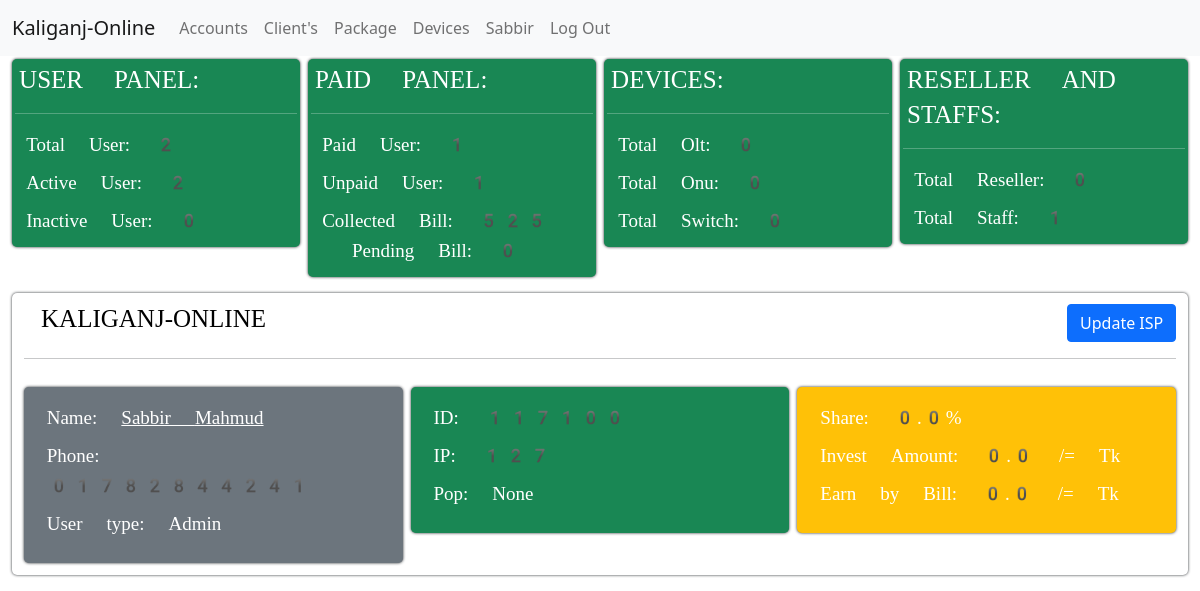
The page /inside/ (signed in) on the database its author committed.
### apps/core/models.py (models this page shows, shortened)
class Isp_info(models.Model):
    name = models.CharField(max_length=200)
    address = models.CharField(max_length=200)
    phone = models.CharField(max_length=200)
    email = models.EmailField(max_length=200)
    website = models.URLField(max_length=200)

### apps/users/models.py (models this page shows, shortened)
class User(AbstractBaseUser):
    genders = (
        ('Male', 'Male'),
        ('Female', 'Female'),
        ('Others', 'Others'),
    )
    first_name = models.CharField(max_length=245)
    last_name = models.CharField(max_length=245)
    gender = models.CharField(max_length=245, choices=genders)
    email = models.EmailField(max_length=245, unique=True)
    phone = models.CharField(max_length=13, unique=True)
    nid = models.CharField(max_length=13, unique=True)
    timestamp = models.DateTimeField(auto_now_add=True)
    is_active = models.BooleanField(default=True)
    client = models.BooleanField(default=True)
    reseller = models.BooleanField(default=False)
    owner = models.BooleanField(default=False)
    worker = models.BooleanField(default=False)
    staff = models.BooleanField(default=False)
    admin = models.BooleanField(default=False)
    USERNAME_FIELD = 'email'
    REQUIRED_FIELDS = []
    object = UserManager()

class Owners(models.Model):
    choice_status = (('Active', 'Active'), ('Inactive', 'Inactive'))
    user = models.OneToOneField(User, on_delete=models.CASCADE)
    status = models.CharField(max_length=245, choices=choice_status)
    address = models.CharField(max_length=245)
    invest_amount = models.FloatField(default=0)
    commission = models.FloatField(default=0)

### apps/clients/models.py (models this page shows, shortened)
class Clients(models.Model):
    choice_status = (('Active', 'Active'), ('Inactive', 'Inactive'))
    user = models.OneToOneField(User, on_delete=models.CASCADE)
    client_id = models.IntegerField(unique=True)
    ip_username = models.CharField(max_length=20,
                                   unique=True,
                                   null=True,
                                   blank=True,
                                   verbose_name='IP/Username')
    address = models.CharField(max_length=100)
    olt_details = models.OneToOneField(Olt,
                                       on_delete=models.CASCADE,
                                       null=True,
                                       blank=True)
    onu_details = models.OneToOneField(Onu,
                                       on_delete=models.CASCADE,
                                       null=True,
                                       blank=True)
    switch_details = models.OneToOneField(Switch,
                                          on_delete=models.CASCADE,
                                          null=True,
                                          blank=True)
    router_details = models.OneToOneField(Router,
                                          on_delete=models.CASCADE,
                                          null=True,
                                          blank=True)
    package_details = models.ForeignKey(Package,
                                        on_delete=models.CASCADE,
                                        null=True,
                                        blank=True)
    pop_details = models.ForeignKey(Pop,
                                    on_delete=models.CASCADE,
                                    null=True,
                                    blank=True)
    status = models.CharField(max_length=100,
                              default='Active',
                              choices=choice_status)
    paid = models.BooleanField(default=False)
    reseller = models.ForeignKey(
        Resellers, on_delete=models.CASCADE, null=True, blank=True)
    date = models.DateTimeField(auto_now_add=True)

### apps/clients/decorators.py (the view)
    def wrapper_func(request, *args, **kwargs):
        if request.user.client == True:
            return redirect('user_dashboard')
        if request.user.worker == True:
            return redirect('client-show')
        if request.user.reseller == True:
            return redirect('reseller_dashboard')
        if request.user.owner == True:
            return view_func(request, *args, **kwargs)
        if request.user.admin == True:
            return view_func(request, *args, **kwargs)

### apps/core/templates/core/inside.html
{% extends 'core/base.html' %}
{% block content %}
<div class="container-fluid">
    <div class="row row-cols-1 row-cols-lg-4 g-2">
        <div class="col">
            <div class="bg-success user-panel">
                <h1 class="text-white">User Panel:</h1>
                <hr class="text-white" />
                <h3 class="text-white">Total User: {{count}}</h3>
                <h3 class="text-white">Active User: {{active}}</h3>
                <h3 class="text-white">Inactive User: {{inactive}}</h3>
            </div>
        </div>
        <div class="col">
            <div class="bg-success user-panel">
                <h1 class="text-white">Paid Panel:</h1>
                <hr class="text-white" />
                <h3 class="text-white">Paid User: {{paid_count}}</h3>
                <h3 class="text-white">Unpaid User: {{unpaid_count}}</h3>
                <h3 class="text-white">Collected Bill: {{collectedBill}} <span>Pending Bill:
                        {{pendingbill}}</span>
                </h3>
            </div>
        </div>
        <div class="col">
            <div class="bg-success user-panel">
                <h1 class="text-white">Devices:</h1>
                <hr class="text-white" />
                <h3 class="text-white">Total Olt: {{total_olt}}</h3>
                <h3 class="text-white">Total Onu: {{total_onu}}</h3>
                <h3 class="text-white">Total Switch: {{total_switch}}</h3>
            </div>
        </div>
        <div class="col">
            <div class="bg-success user-panel">
                <h1 class="text-white">Reseller And Staffs:</h1>
                <hr class="text-white" />
                <h3 class="text-white">Total Reseller: {{reseller_count}}</h3>
                <h3 class="text-white">Total Staff: {{staff_count}}</h3>
            </div>
        </div>
    </div>
    <div class="user-profile-wrapper mt-3 mb-5">
        <div class="d-flex justify-content-between align-items-center">
            <h1>{{isp_info.name}}</h1>
            {% if request.user.admin %}
            <a class="btn btn-primary" href="{% url 'updateInfo' isp_info.id %}">Update ISP</a>
            {% endif %}
        </div>
        <hr>
        <div class="row row-cols-1 row-cols-lg-3 g-2 mt-3">
            <div class="col">
                <div class="user-panel bg-secondary rounded-3 p-3">
                    <h3 class="text-white">Name: <a class="text-white" href="{% url 'owner-list' %}">
                            {{request.user.first_name}} {{request.user.last_name}}</a>
                    </h3>
                    <h3 class="text-white">Phone: {{request.user.phone}}</h3>
                    <h3 class="text-white"> User type:
                        {% if request.user.admin %}
                        Admin
                        {% elif request.user.owner %}
                        Owner
                        {% endif %}
                    </h3>
                </div>
            </div>
            <div class="col">
                <div class="user-panel bg-success rounded-3 p-3">
                    <h3 class="text-white">ID: {{request.user.clients.client_id}}</h3>
                    <h3 class="text-white">IP: {{request.user.clients.ip_username}}</h3>
                    <h3 class="text-white">Pop: {{request.user.clients.pop_details}}</h3>
                </div>
            </div>
            <div class="col">
                <div class="user-panel bg-warning rounded-3 p-3">
                    <h3 class="text-white">Share: {{request.user.owners.commission}}%</h3>
                    <h3 class="text-white">Invest Amount: {{request.user.owners.invest_amount}} /= Tk</h3>
                    <h3 class="text-white">Earn by Bill: {{profit_amount}} /= Tk</h3>
                </div>
            </div>
        </div>
    </div>
</div>
{% endblock content %}

### apps/core/templates/core/base.html (shortened to what this page needs)
{% load static %}
<!DOCTYPE html>
<html lang="en">
<head>
  <link href="https://cdn.jsdelivr.net/npm/bootstrap@5.0.2/dist/css/bootstrap.min.css" rel="stylesheet">
  <link rel="stylesheet" href="{% static 'core/main.css' %}">
</head>
<body>
  <nav class="navbar navbar-expand-lg navbar-light bg-light">
    <div class="container-fluid">
      <a class="navbar-brand" href="{% url 'inside' %}">{{isp_info.name}}</a>
      <div class="collapse navbar-collapse" id="navbarNav">
        <ul class="navbar-nav">
          {% if request.user.owner %}
          <li class="nav-item">
            <a class="nav-link" href="{% url 'account-dashboard' %}">Accounts</a>
          </li>
          {% endif %}
          {% block navbar %}
          <li class="nav-item">
            <a class="nav-link" href="{% url 'client-show' %}">Client's</a>
          </li>
          <li class="nav-item">
            <a class="nav-link" href="{% url 'package-show' %}">Package</a>
          </li>
          <li class="nav-item">
            <a class="nav-link" href="{% url 'devicesInfo' %}">Devices</a>
          </li>
          {% endblock navbar %}
          <li class="nav-item">
            <a class="nav-link" href="{% url 'user_dashboard' %}">{{request.user.first_name}}</a>
          </li>
          <li class="nav-item">
            <a class="nav-link" href="{% url 'client_logout' %}">Log Out</a>
          </li>
        </ul>
      </div>
    </div>
  </nav>
  {% block content %}{% endblock content %}
</body>
</html>

### static/core/main.css (style rules this page uses)
.user-panel { box-shadow: 0px 0px 3px 0px; border-radius: 5px; margin-top: 1%; margin-left: 0%; padding: 1%; }
.user-panel h1 { font-size: 25px; text-transform: uppercase; color: black; line-height: 35px; margin-left: 1.5%; font-family: emoji; }
.user-panel h3 { font-size: 19px; line-height: 30px; font-family: emoji; color: #000000ad; margin-left: 4%; }
.user-panel h3 span { margin-left: 11%; }
.user-profile-wrapper { box-shadow: 0px 0px 3px 0px; margin-top: 1%; border-radius: 5px; padding: 1%; margin-bottom: 1%; }
.user-profile-wrapper h1 { font-size: 25px; text-transform: uppercase; color: black; line-height: 20px; margin-left: 1.5%; font-family: emoji; }
.user-profile-wrapper h3 { font-size: 19px; line-height: 30px; font-family: emoji; color: #000000ad; margin-left: 2%; display: block; }

### rows shown on the page
Isp_info: name "Kaliganj-Online", name "KALIGANJ-ONLINE"
User: user.first_name "Sabbir", user.last_name "Mahmud", user.phone "01782844241", user.clients.client_id "117100", user.clients.ip_username "127", user.clients.pop_details "None", user.owners.commission "0.0", user.owners.invest_amount "0.0"

### other values the page prints
{{ count }} "2"
{{ active }} "2"
{{ inactive }} "0"
{{ paid_count }} "1"
{{ unpaid_count }} "1"
{{ collectedBill }} "525"
{{ pendingbill }} "0"
{{ total_olt }} "0"
{{ total_onu }} "0"
{{ total_switch }} "0"
{{ reseller_count }} "0"
{{ staff_count }} "1"
{{ profit_amount }} "0.0"
